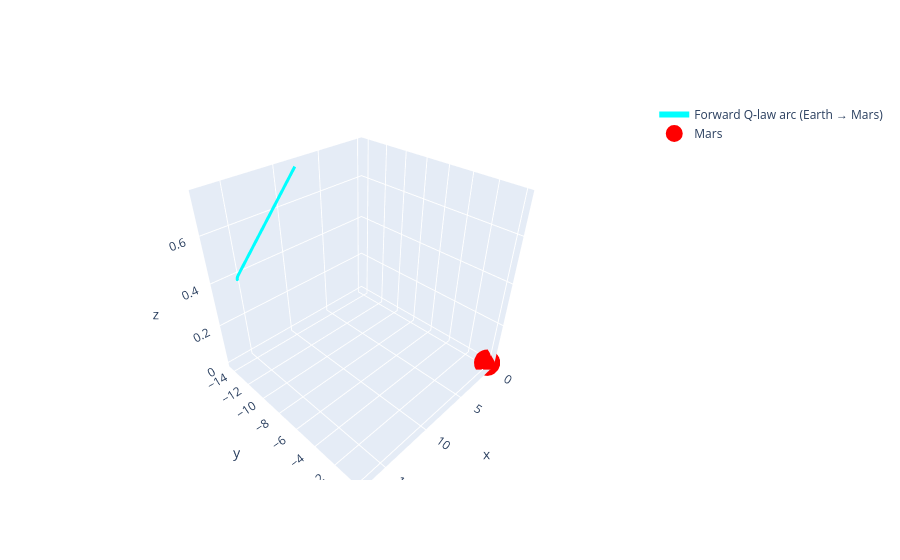

Notebook code cell kept with this figure:
### Code cell
import plotly.graph_objects as go
import numpy as np


# Convert to Gm (1e9 m)
AU_TO_GM = 1.495978707e2


# Forward trajectory (Earth -> Mars)
t_days_fw = fw_ts / 86400
r_traj_fw = fw_sol[0:3, :].T / 1e9

# Create 3D figure
fig = go.Figure()


# 1. Forward arc (Earth → Mars)
fig.add_trace(go.Scatter3d(
    x=r_traj_fw[:, 0], y=r_traj_fw[:, 1], z=r_traj_fw[:, 2],
    mode='lines',
    name='Forward Q‑law arc (Earth → Mars)',
    line=dict(width=6, color='cyan'),
    hovertemplate='<b>Time: %{text:.1f} days</b><br>X: %{x:.2f} Gm<br>Y: %{y:.2f} Gm<br>Z: %{z:.2f} Gm<extra></extra>',
    text=t_days_fw
))


# 7. Sun at origin
fig.add_trace(go.Scatter3d(
    x=[0], y=[0], z=[0],
    mode='markers',
    name='Mars',
    marker=dict(size=15, color='red', symbol='circle', line=dict(color='red', width=2))
))


# 8. Auxiliary: Earth initial state point (r0v0) and Mars final state point

### Figure 1 — Plotly figure (JSON) as saved in the notebook; plotly's stock layout.template omitted (floating-point values rounded to 4 significant figures; data arrays with more than 128 entries replaced by an {"elided": "..."} marker saying what was removed)
{"data": [{"hovertemplate": "<b>Time: %{text:.1f} days</b><br>X: %{x:.2f} Gm<br>Y: %{y:.2f} Gm<br>Z: %{z:.2f} Gm<extra></extra>", "line": {"color": "cyan", "width": 6}, "mode": "lines", "name": "Forward Q‑law arc (Earth → Mars)", "text": {"elided": "4201 float values"}, "type": "scatter3d", "x": {"elided": "4201 float values"}, "y": {"elided": "4201 float values"}, "z": {"elided": "4201 float values"}}, {"marker": {"color": "red", "line": {"color": "red", "width": 2}, "size": 15, "symbol": "circle"}, "mode": "markers", "name": "Mars", "type": "scatter3d", "x": [0], "y": [0], "z": [0]}], "layout": {}}
